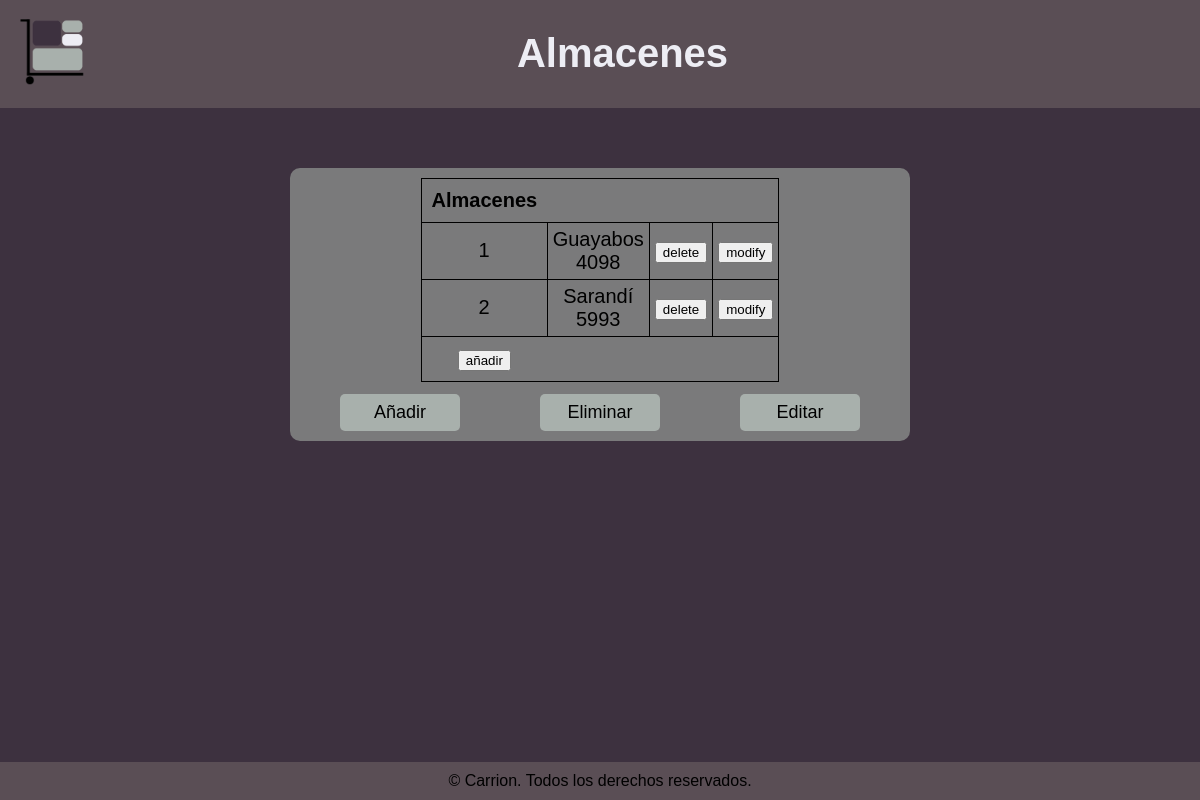
/backoffice/almacen.php, run on the app's committed database.
### tables this page shows
CREATE TABLE `almacen` (
  `idAlmacen` int(11) NOT NULL,
  `ubicacion` varchar(64) NOT NULL
);

### backoffice/almacen.php (the view, shortened to what this page needs)
<!DOCTYPE html>
<html lang="en">
<head>
    <link rel="stylesheet" href="assets/css/paginasBackoffice.css">
</head>
<?php
$db = new Database();
$connection = $db->dbConnect();
$almacenes = $connection->query("select * from almacen;")->fetch_all(MYSQLI_ASSOC);
?>
<body>
    <header>
        <img src="assets/imagenes/LogoA.png" class="logo">
        <h1>Almacenes</h1>
    </header>
    <main>
        <div class="container-table">
            <table>
                <thead>
                    <th>Almacenes</th>
                </thead>
                <tbody>
                    <?php
                    foreach ($almacenes as $almacen) {
                        echo "<tr>";
                        foreach ($almacen as $key => $value) {
                            if (isset($value)) {
                                echo "<td>" . $value . "</td>";
                            } else
                                echo "<td>" . "NULL" . "</td>";
                        }
                        echo "<form action='' method='post'>
                        <input type='hidden' name='idAlmacen' value='" . $almacen['idAlmacen'] . "'>
                        <td><input type='submit' name='delete' value='delete'/></td></form>
                        <form action='editar.php' method='post'>
                        <input type='hidden' name='tipo' value='almacen'>
                        <input type='hidden' name='identificador' value='idAlmacen'>
                        <input type='hidden' name='idAlmacen' value='" . $almacen['idAlmacen'] . "'>
                        <td><input type='submit' name='modify' value='modify'/></td></form>";
                        echo "</tr>";
                    }
                    ?>
                </tbody>
                <tfoot>
                    <th>
                        <form action="añadir.php" method="post">
                            <input type="submit" name="añadir" value="añadir">
                        </form>
                    </th>
                </tfoot>
            </table>
            <div class="container-button">
                <button class="añadir">Añadir</button> <button class="eliminar">Eliminar</button>
                <button class="editar">Editar</button>
            </div>
        </div>
    </main>
    <footer>
        <p>&copy; Carrion. Todos los derechos reservados.</p>
    </footer>
</body>
</html>

### backoffice/assets/css/paginasBackoffice.css (style rules this page uses)
body { display: flex; flex-direction: column; min-height: 100vh; background-color: #3D313F; font-family: 'Lucida Sans', 'Lucida Sans Regular', 'Lucida Grande', 'Lucida Sans Unicode', Geneva, Verdana, sans-serif; }
header { padding: 0.4rem; color: #EDEDF4; display: flex; background-color: rgb(122, 109, 109, 0.479); align-items: center; gap: 35%; }
.logo { width: 8%; }
h1 { font-size: 40px; text-align: center; }
.container-table { background-color: #7A7A7B; margin: auto; width: 50%; margin-top: 5%; padding: 10px; border-radius: 10px; }
table { width: 50%; text-align: center; margin: auto; border: 1px solid black; border-collapse: collapse; font-size: 20px; }
tr, td { border: 1px solid black; padding: 5px; }
th { padding: 10px; }
.container-button { display: flex; justify-content: space-around; align-items: center; margin-top: 2%; }
.añadir { background-color: #A8B0AC; width: 20%; padding: 8px; border: none; border-radius: 5px; font-size: 18px; }
.eliminar { background-color: #A8B0AC; width: 20%; padding: 8px; border: none; border-radius: 5px; font-size: 18px; }
.editar { background-color: #A8B0AC; width: 20%; padding: 8px; border: none; border-radius: 5px; font-size: 18px; }
main { flex-grow: 1; }
footer { padding-top: 10px; padding-bottom: 10px; font-size: 100%; text-align: center; margin-top: 100px; background-color: rgb(122, 109, 109, 0.479); }
* { margin: 0; }

### data on the page
almacen: idAlmacen "1", ubicacion "Guayabos 4098"
almacen: idAlmacen "2", ubicacion "Sarandí 5993"
